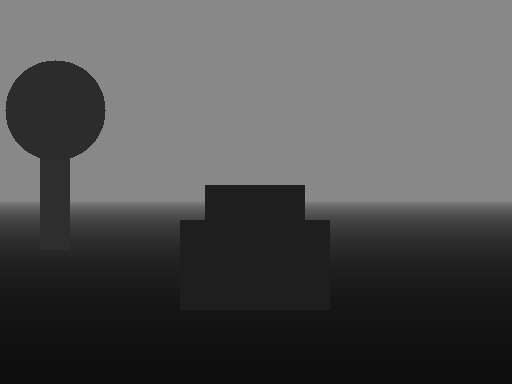
#> input picture data/samples/kitti_street_depth.png, 512 x 384 px
$ python -i edge_refinement.py   (imports and definitions only)   (older library calls are emulated)
#> lines starting #> are read from the running program, lines starting #| are printed output that depends on the picture; after the words box and inside, x2 and y2 are one past the last pixel; in counts of white or black regions, pixels touching at a corner belong together
#> further down, picture is the input picture: shape (384, 512, 3); min 13, max 136, mean 81.2
"""
Edge Detection and Boundary-Aware Refinement Module.
Extracts multi-scale edges from RGB guidance, detects texture-copying artifacts,
and sharpens depth boundaries aligned with physical object contours.
"""

import numpy as np
import cv2

def extract_rgb_edges(rgb: np.ndarray,
                      canny_low: int = 50,
                      canny_high: int = 150) -> dict:
    """
    Extracts photometric edges and gradient magnitudes from RGB guidance image.
    """
#> called with canny_low = 50, canny_high = 150
    if rgb.max() <= 1.0:
        rgb_u8 = (rgb * 255.0).astype(np.uint8)
    else:
        rgb_u8 = rgb.astype(np.uint8)

    gray = cv2.cvtColor(rgb_u8, cv2.COLOR_RGB2GRAY)

    # Canny edges
    canny = cv2.Canny(gray, canny_low, canny_high)
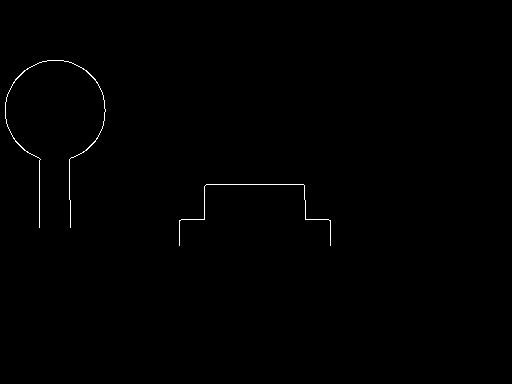
#> canny: shape (384, 512); 0.36% white in thin lines or dots, all inside (x1, y1, x2, y2) = (5, 60, 331, 246)

    # Sobel gradients
    gx = cv2.Sobel(gray, cv2.CV_32F, 1, 0, ksize=3)
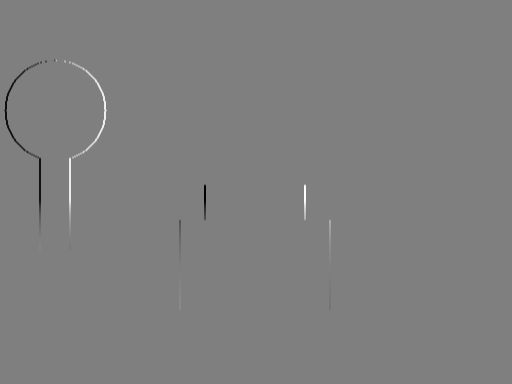
#> gx: shape (384, 512) float32; min -420, max 420, mean 0; drawn with min black and max white
    gy = cv2.Sobel(gray, cv2.CV_32F, 0, 1, ksize=3)
    mag = np.sqrt(gx**2 + gy**2)
    mag_norm = mag / (mag.max() + 1e-8)

    return {
        'gray': gray,
        'canny': canny,
        'grad_mag': mag_norm,
        'gx': gx,
        'gy': gy
    }


# [57 lines left out: functions compute_texture_vs_boundary_affinity, boundary_aware_sharpening, not called in this run]

>>> import cv2
>>> picture = cv2.cvtColor(cv2.imread('../../data/samples/kitti_street_depth.png'), cv2.COLOR_BGR2RGB)
>>> result = extract_rgb_edges(picture)
#> result = 5 items
